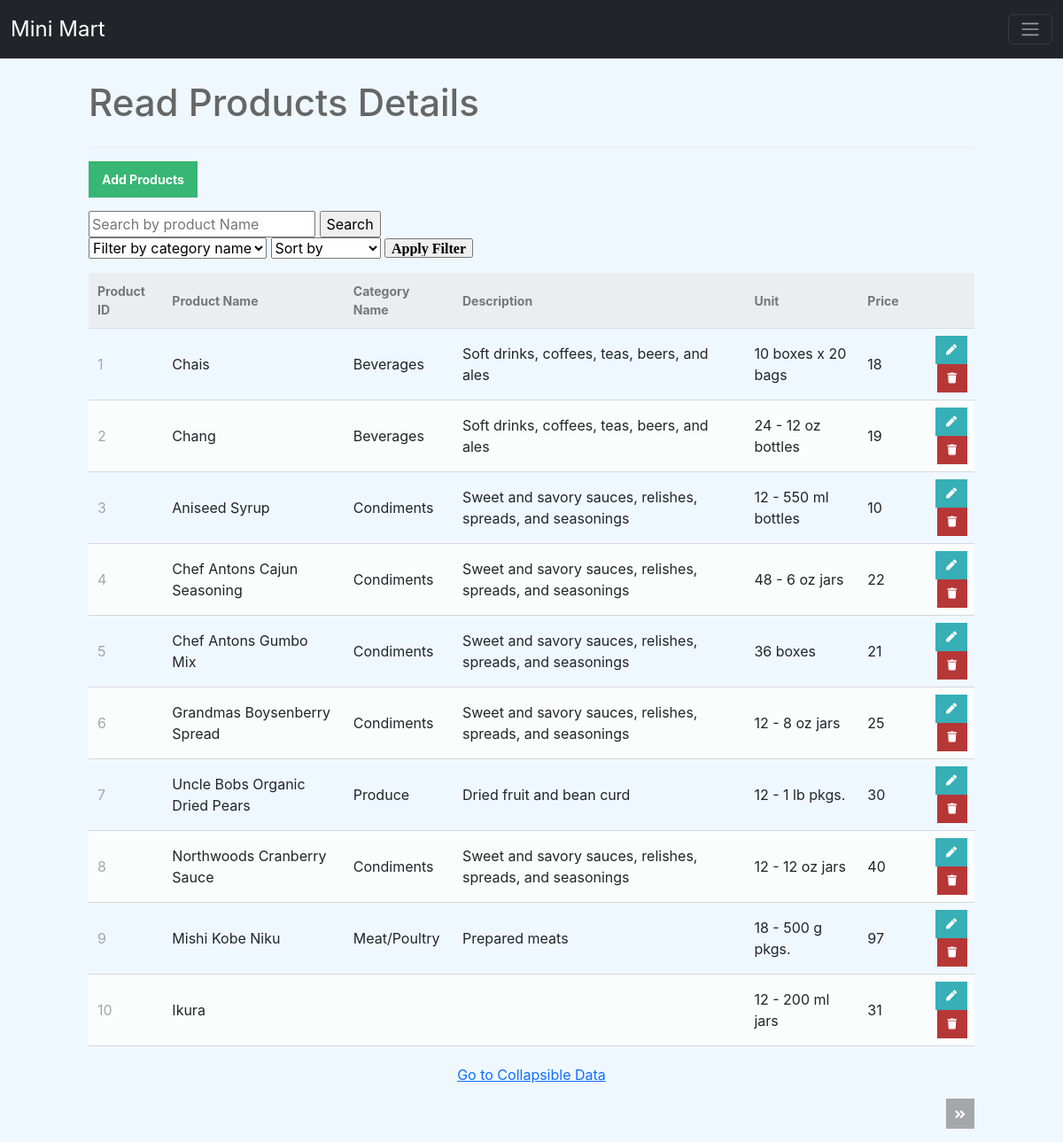
Screenshot of /Products/read.php with the database file from the repository.
### tables this page shows
CREATE TABLE `products` (
  `ProductID` int(11) NOT NULL,
  `ProductName` varchar(255) NOT NULL,
  `SupplierID` int(255) NOT NULL,
  `CategoryID` int(255) NOT NULL,
  `Unit` varchar(255) NOT NULL,
  `Price` int(255) NOT NULL
);

CREATE TABLE `categories` (
  `CategoryID` int(50) NOT NULL,
  `CategoryName` varchar(50) NOT NULL,
  `Description` varchar(100) NOT NULL
);

### Products/read.php (the view, shortened to what this page needs)
<?php
$pdo = pdo_connect_mysql();
$search = isset($_GET['search']) ? $_GET['search'] : '';
$page = isset($_GET['page']) && is_numeric($_GET['page']) ? (int)$_GET['page'] : 1;
$records_per_page = 10;
$category_filter = isset($_GET['category']) ? $_GET['category'] : '';
$supplier_filter = isset($_GET['supplier']) ? $_GET['supplier'] : '';
$sort_price = isset($_GET['sort_price']) ? $_GET['sort_price'] : '';
$sql = 'SELECT * FROM products
        WHERE ProductName LIKE :search ';
if ($sort_price === 'highest') {
    $sql .= 'ORDER BY Price DESC ';
} elseif ($sort_price === 'lowest') {
    $sql .= 'ORDER BY Price ASC ';
} else {
    $sql .= 'ORDER BY ProductID ';
}
$sql .= 'LIMIT :current_page, :record_per_page';
$stmt = $pdo->prepare($sql);
$stmt->bindValue(':search', '%' . $search . '%', PDO::PARAM_STR);
$stmt->bindValue(':current_page', ($page - 1) * $records_per_page, PDO::PARAM_INT);
$stmt->bindValue(':record_per_page', $records_per_page, PDO::PARAM_INT);
$stmt->execute();
$products = $stmt->fetchAll(PDO::FETCH_ASSOC);
$num_products = $pdo->query('SELECT COUNT(*) FROM products')->fetchColumn();
?>
<?=template_header('Read')?>
<div class="content read">
    <h2>Read Products Details</h2>
    <a href="../Products/create.php" class="create-products">Add Products</a>
    <form action="" method="get">
        <input type="text" name="search" placeholder="Search by product Name" value="<?=htmlspecialchars($search, ENT_QUOTES)?>">
        <input type="submit" value="Search">
    </form>
    <form action="" method="get">
        <select name="category">
            <option value="">Filter by category name</option>
        </select>
        <select name="sort_price">
            <option value="">Sort by</option>
        </select>
        <input type="submit" i class="fa fa-filter" value="Apply Filter" >
    </form>
    <p><p>
    <table>
        <thead>
            <tr>
                <td>Product ID</td>
                <td>Product Name</td>
                <td>Category Name</td>
                <td>Description</td>
                <td>Unit</td>
                <td>Price</td>
                <td></td>
            </tr>
        </thead>
        <tbody>
    <?php foreach ($products as $product): ?>
        <?php
        $category_stmt = $pdo->prepare('SELECT CategoryName, Description FROM categories WHERE CategoryID = :category_id');
        $category_stmt->bindValue(':category_id', $product['CategoryID']);
        $category_stmt->execute();
        $category = $category_stmt->fetch(PDO::FETCH_ASSOC);
        ?>
        <tr>
            <td><?=$product['ProductID']?></td>
            <td><?=$product['ProductName']?></td>
            <td><?=$category['CategoryName']?></td>
            <td><?=$category['Description']?></td>
            <td><?=$product['Unit']?></td>
            <td><?=$product['Price']?></td>
            <td class="actions">
                <a href="../Products/update.php?ProductID=<?=$product['ProductID']?>" class="edit"><i class="fas fa-pen fa-xs"></i></a>
                <a href="../Products/delete.php?ProductID=<?=$product['ProductID']?>" class="trash"><i class="fas fa-trash fa-xs"></i></a>
            </td>
        </tr>
    <?php endforeach; ?>
</tbody>
    </table>
    <div style="text-align: center; margin-top: 20px;">
        <a href="../Products/howto_js_collapse.php">Go to Collapsible Data</a>
    </div>
    <div class="pagination">
        <?php if ($page * $records_per_page < $num_products): ?>
        <a href="../Products/read.php?page=<?=$page+1?>&search=<?=$search?>&category=<?=$category_filter?>&supplier=<?=$supplier_filter?>&sort_price=<?=$sort_price?>"><i class="fas fa-angle-double-right fa-sm"></i></a>
        <?php endif; ?>
    </div>
</div>
<?=template_footer()?>

### Products/style.css (style rules this page uses)
* { box-sizing: border-box; font-family: -apple-system, BlinkMacSystemFont, "segoe ui", roboto, oxygen, ubuntu, cantarell, "fira sans", "droid sans", "helvetica neue", Arial, sans-serif; font-size: 16px; -webkit-font-smoothing: antialiased; -moz-osx-font-smoothing: grayscale; }
body { background-color: #FFFFFF; margin: 0; }
.content { width: 1000px; margin: 0 auto; }
.content h2 { margin: 0; padding: 25px 0; font-size: 42px; border-bottom: 1px solid #ebebeb; color: #666666; }
.read .create-products { display: inline-block; text-decoration: none; background-color: #38b673; font-weight: bold; font-size: 14px; color: #FFFFFF; padding: 10px 15px; margin: 15px 0; }
.read .pagination { display: flex; justify-content: flex-end; }
.read .pagination a { display: inline-block; text-decoration: none; background-color: #a5a7a9; font-weight: bold; color: #FFFFFF; padding: 5px 10px; margin: 15px 0 15px 5px; }
.read table { width: 100%; padding-top: 30px; border-collapse: collapse; }
.read table thead { background-color: #ebeef1; border-bottom: 1px solid #d3dae0; }
.read table thead td { padding: 10px; font-weight: bold; color: #767779; font-size: 14px; }
.read table tbody tr { border-bottom: 1px solid #d3dae0; }
.read table tbody tr:nth-child(even) { background-color: #fbfcfc; }
.read table tbody tr td { padding: 10px; }
.read table tbody tr td:nth-child(1) { color: #a5a7a9; }
.read table tbody tr td.actions { padding: 8px; text-align: right; }
.read table tbody tr td.actions .edit, .read table tbody tr td.actions .trash { display: inline-flex; text-align: right; text-decoration: none; color: #FFFFFF; padding: 10px 12px; }
.read table tbody tr td.actions .trash { background-color: #b73737; }
.read table tbody tr td.actions .edit { background-color: #37afb7; }

### Products/function.php (style rules this page uses)
body { background-color: #f0f8ff; }

### rows the page displays
products: ProductID "1", ProductName "Chais", CategoryID.CategoryName "Beverages", CategoryID.Description "Soft drinks, coffees, teas, beers, and ales", Unit "10 boxes x 20 bags", Price "18"
products: ProductID "2", ProductName "Chang", CategoryID.CategoryName "Beverages", CategoryID.Description "Soft drinks, coffees, teas, beers, and ales", Unit "24 - 12 oz bottles", Price "19"
products: ProductID "3", ProductName "Aniseed Syrup", CategoryID.CategoryName "Condiments", CategoryID.Description "Sweet and savory sauces, relishes, spreads, and seasonings", Unit "12 - 550 ml bottles", Price "10"
products: ProductID "4", ProductName "Chef Antons Cajun Seasoning", CategoryID.CategoryName "Condiments", CategoryID.Description "Sweet and savory sauces, relishes, spreads, and seasonings", Unit "48 - 6 oz jars", Price "22"
products: ProductID "5", ProductName "Chef Antons Gumbo Mix", CategoryID.CategoryName "Condiments", CategoryID.Description "Sweet and savory sauces, relishes, spreads, and seasonings", Unit "36 boxes", Price "21"
products: ProductID "6", ProductName "Grandmas Boysenberry Spread", CategoryID.CategoryName "Condiments", CategoryID.Description "Sweet and savory sauces, relishes, spreads, and seasonings", Unit "12 - 8 oz jars", Price "25"
products: ProductID "7", ProductName "Uncle Bobs Organic Dried Pears", CategoryID.CategoryName "Produce", CategoryID.Description "Dried fruit and bean curd", Unit "12 - 1 lb pkgs.", Price "30"
products: ProductID "8", ProductName "Northwoods Cranberry Sauce", CategoryID.CategoryName "Condiments", CategoryID.Description "Sweet and savory sauces, relishes, spreads, and seasonings", Unit "12 - 12 oz jars", Price "40"
products: ProductID "9", ProductName "Mishi Kobe Niku", CategoryID.CategoryName "Meat/Poultry", CategoryID.Description "Prepared meats", Unit "18 - 500 g pkgs.", Price "97"
products: ProductID "10", ProductName "Ikura", Unit "12 - 200 ml jars", Price "31"
